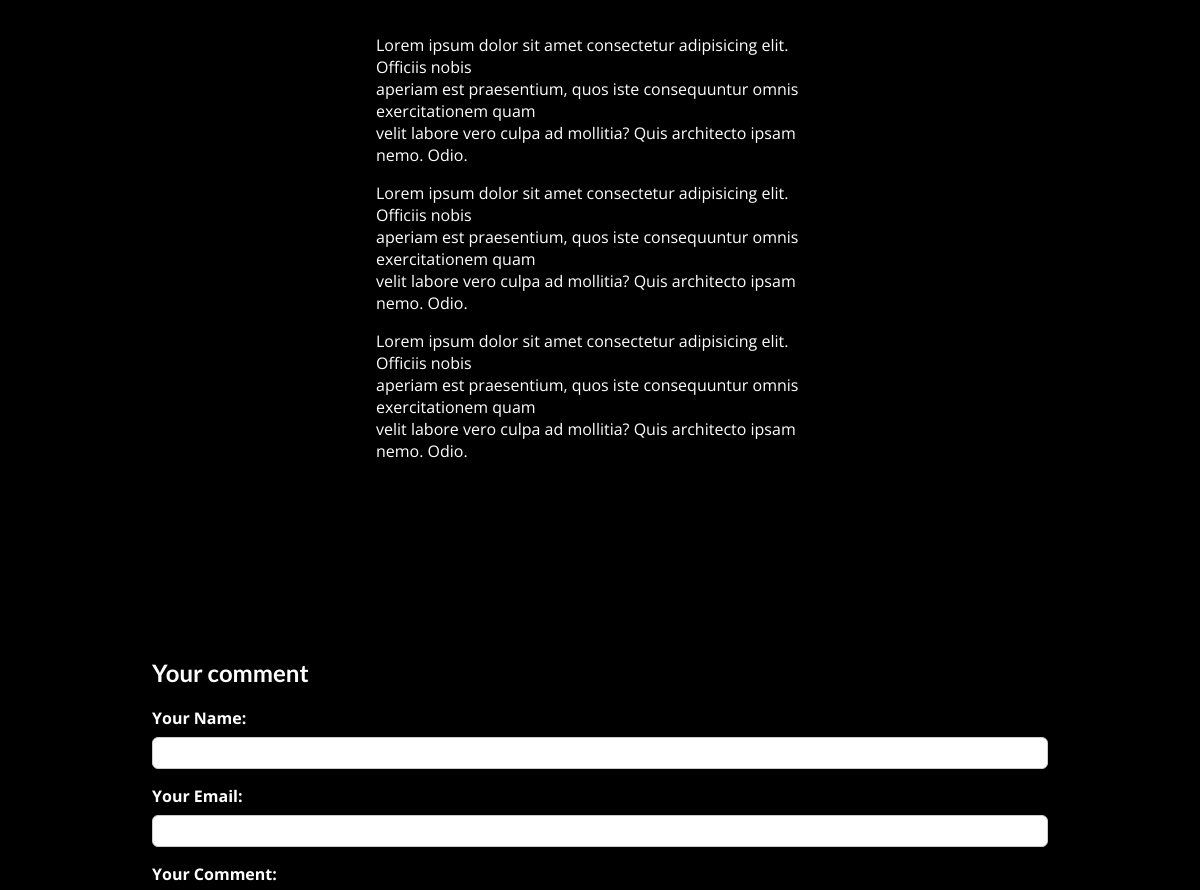
Page /posts/programming-is-great (middle part) on the earlier database version.
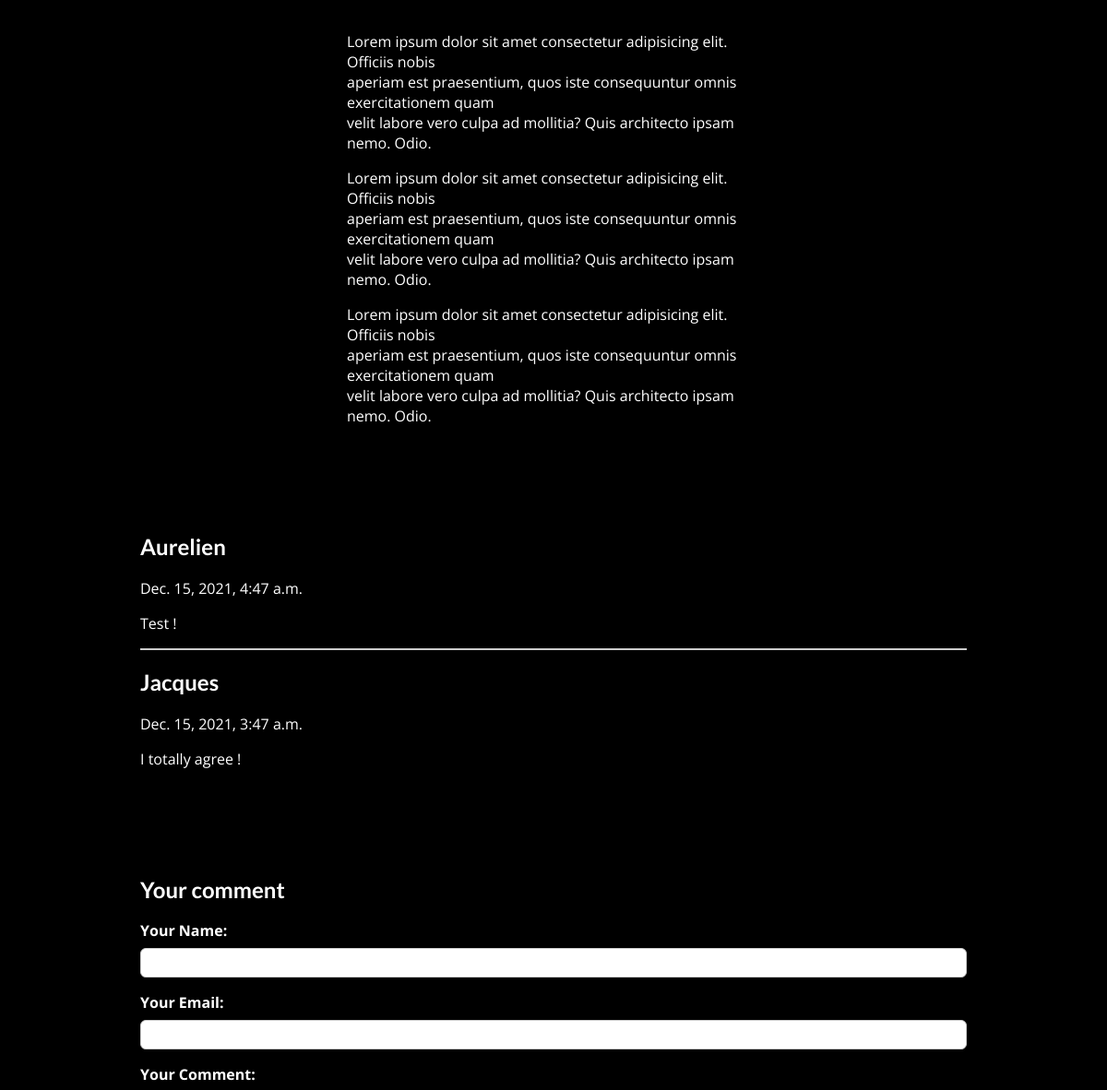
Same page on the later database version.
### blog/models.py (models this page shows, shortened)
class Post(models.Model):
    title = models.CharField(max_length=50)
    excerpt = models.CharField(max_length=250)
    image = models.ImageField(upload_to="posts", null=True)
    date = models.DateField(auto_now=True)
    slug = models.SlugField(unique=True, db_index=True)
    content = models.TextField(validators=[MinLengthValidator(10)])
    author = models.ForeignKey(Author, on_delete=models.SET_NULL, related_name="posts", null=True)
    tags = models.ManyToManyField(Tag)

class Comments(models.Model):
    post = models.ForeignKey(Post, on_delete=models.CASCADE, related_name="comments")
    user_name = models.CharField(max_length=80)
    email = models.EmailField()
    body = models.TextField(max_length=300)
    created = models.DateTimeField(auto_now_add=True)
    updated = models.DateTimeField(auto_now=True)

### blog/views.py (the view, shortened to what this page needs)
# urls.py: path('posts/<slug:slug>', views.PostDetailView.as_view(), name='post-detail-page'), #/posts/my-first-post
class PostDetailView(View): #render a single article
    def is_stored_post(self, request, post_id):
        stored_posts = request.session.get("stored_posts")
        if stored_posts is not None:
            is_save_for_later = post_id in stored_posts
        else:
            is_save_for_later = False
        return is_save_for_later
    def get(self, request, slug):
        post = Post.objects.get(slug=slug)
        context = {
            "post":post,
            "post_tags": post.tags.all(),
            "comment_form": CommentForm(),
            "comments": post.comments.all().order_by('-created'), #fetch the comments, in order to show them
            "saved_for_later": self.is_stored_post(request, post.id)
        }
        return render(request, "blog/post-detail.html", context )

### blog/forms.py
class CommentForm(forms.ModelForm):
    class Meta: #meta class to configure it
        model = Comments
        exclude = ['post']
        labels = {
        "user_name" : "Your Name",
        "email" : "Your Email",
        "body": "Your Comment"
        }

### blog/models.py (called while the page is built)
    def full_name(self):
        return f"{self.first_name} {self.name}"

    def __str__(self):
        return self.full_name()

### blog/templates/blog/post-detail.html (shortened to what this page needs)
{% extends "base.html" %}
{% load static %}
{% load social_share %}
{% block css_files%}
   <link rel="stylesheet" href="{% static "blog/post-detail.css" %}" />
{% endblock%}
{% block content%}
  <main>
  {{post.content|linebreaks}}
  </main>
    <section id="comments">
    <ul>
      {%for comments in comments %}
      <li>
        <h2>{{comments.user_name}}</h2>
        <p>{{comments.created}}</p>
        <p>{{comments.body|linebreaks}}</p>
      </li>
      {%endfor%}
    </ul>
  </section>
  <section id="comment-form">
    <h2>Your comment</h2>
    <form action="{% url "post-detail-page" post.slug%}" method="POST">
      {%for form_field in comment_form%}
      <div class="form-control {%if form_field.errors%} invalid{%endif%}">
        {{ form_field.label_tag }}
        {{ form_field}}
      </div>
      {%endfor%}
    </form>
  </section>
{% endblock %}

### templates/base.html (shortened to what this page needs)
{% load static %}
<!DOCTYPE html>
<html lang="en">
  <head>
    <link rel="stylesheet" href="{% static "app.css" %}">
    {% block css_files %}{%endblock%}
  </head>
  <body>
   {% block content %}
   {% endblock %}
</body>
</html>

### static/app.css (style rules this page uses)
* { box-sizing: border-box; }
html { font-family: 'Open Sans', 'Lato', sans-serif; }
body { margin: 0; }
h1, h2, h3 { font-family: 'Lato', sans-serif; font-weight: bold; }

### blog/static/blog/post-detail.css (style rules this page uses)
body { background-color: black; }
main { width: 40%; max-width: 300rem; margin: 3rem auto; background-color: black; color: white; padding: 1rem; }
#comments ul li { color:white }
#comment-form { margin: 3rem auto; width: 90%; max-width: 40rem; border-radius: 12px; background-color: #0e0b13; box-shadow: 0 2px 8px rgba(0, 0, 0, 0.25); padding: 1rem; }
.form-control { margin-bottom: 1rem; }
.form-control label { font-weight: bold; margin-bottom: 0.5rem; display: block; }
.form-control input, .form-control textarea { display: block; width: 100%; font: inherit; padding: 0.25rem; border-radius: 6px; border: 1px solid #ccc; }
#comment-form { margin: 3rem auto; width: 90%; max-width: 60rem; border-radius: 12px; background-color: black; color:white; box-shadow: 0 2px 8px rgba(0, 0, 0, 0.25); padding: 1rem 2rem; }
#comment-form h2 { color: white; }
#comments { margin: 3rem auto; width: 90%; max-width: 60rem; border-radius: 12px; background-color:black; color: white; box-shadow: 0 2px 8px rgba(0, 0, 0, 0.25); padding: 1rem 2rem; }
#comments ul { list-style: none; margin: 0; padding: 0; color:black }
#comments li { margin-bottom: 1rem; border-bottom: 2px solid #ccc; }
#comments li:last-of-type { border-bottom: none; }
#comments h2 { color: white; }

Differences in the rows shown:
added Comments: user_name "Aurelien", created "Dec. 15, 2021, 4:47 a.m.", body "Test !"
added Comments: user_name "Jacques", created "Dec. 15, 2021, 3:47 a.m.", body "I totally agree !"
